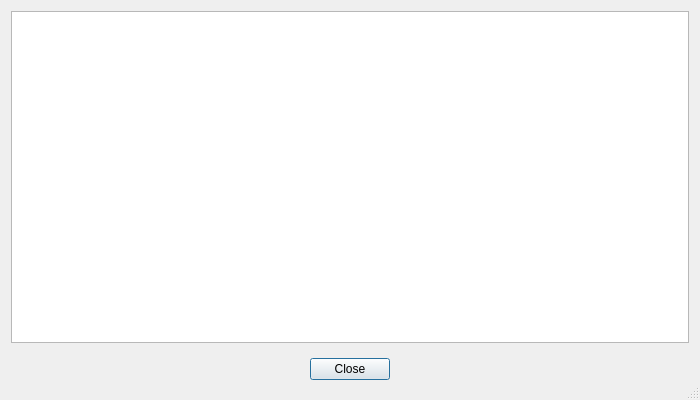
<?xml version="1.0" encoding="UTF-8"?>
<ui version="4.0">
 <class>EntitiesTree</class>
 <widget class="QDialog" name="EntitiesTree">
  <property name="geometry">
   <rect>
    <x>0</x>
    <y>0</y>
    <width>700</width>
    <height>400</height>
   </rect>
  </property>
  <property name="windowTitle">
   <string>Entities</string>
  </property>
  <property name="sizeGripEnabled">
   <bool>true</bool>
  </property>
  <layout class="QVBoxLayout" name="verticalLayout">
   <item>
    <widget class="QTreeView" name="entitiesTreeView">
     <property name="editTriggers">
      <set>QAbstractItemView::NoEditTriggers</set>
     </property>
     <property name="alternatingRowColors">
      <bool>true</bool>
     </property>
     <property name="sortingEnabled">
      <bool>true</bool>
     </property>
     <property name="wordWrap">
      <bool>false</bool>
     </property>
    </widget>
   </item>
   <item>
    <widget class="QWidget" name="widget" native="true">
     <layout class="QHBoxLayout" name="horizontalLayout">
      <item>
       <spacer name="horizontalSpacer">
        <property name="orientation">
         <enum>Qt::Horizontal</enum>
        </property>
        <property name="sizeHint" stdset="0">
         <size>
          <width>40</width>
          <height>20</height>
         </size>
        </property>
       </spacer>
      </item>
      <item>
       <widget class="QPushButton" name="entitesClose">
        <property name="text">
         <string>Close</string>
        </property>
       </widget>
      </item>
      <item>
       <spacer name="horizontalSpacer_2">
        <property name="orientation">
         <enum>Qt::Horizontal</enum>
        </property>
        <property name="sizeHint" stdset="0">
         <size>
          <width>40</width>
          <height>20</height>
         </size>
        </property>
       </spacer>
      </item>
     </layout>
    </widget>
   </item>
  </layout>
 </widget>
 <resources/>
 <connections>
  <connection>
   <sender>entitesClose</sender>
   <signal>clicked()</signal>
   <receiver>EntitiesTree</receiver>
   <slot>close()</slot>
   <hints>
    <hint type="sourcelabel">
     <x>200</x>
     <y>269</y>
    </hint>
    <hint type="destinationlabel">
     <x>199</x>
     <y>149</y>
    </hint>
   </hints>
  </connection>
 </connections>
</ui>
